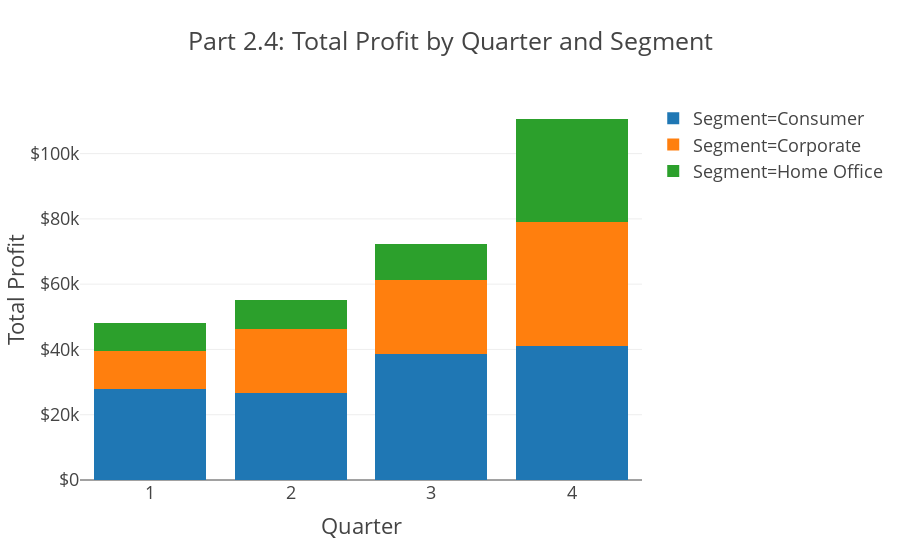

This figure's notebook cell:
### Markdown cell above
<h3>Plot<h3>

### Code cell
fig = px.bar(df_profit_qrt_seg,
            x='order_qrt',
            y='Profit',
            color='Segment',
            template='presentation',
             barmode='stack',
            title='Part 2.4: Total Profit by Quarter and Segment')

fig.update_xaxes(showgrid=False,
                title_text='Quarter',
                dtick=1)

fig.update_yaxes(title_text='Total Profit',
                tick0=0,
                dtick=20000,
                tickformat='$,.1s')

fig.show()

### Figure 1 — Plotly figure (JSON) as saved in the notebook; plotly's stock layout.template omitted (floating-point values rounded to 4 significant figures)
{"data": [{"alignmentgroup": "True", "hoverlabel": {"namelength": 0}, "hovertemplate": "Segment=Consumer<br>order_qrt=%{x}<br>Profit=%{y}", "legendgroup": "Segment=Consumer", "marker": {"color": "#1F77B4"}, "name": "Segment=Consumer", "offsetgroup": "Segment=Consumer", "orientation": "v", "showlegend": true, "textposition": "auto", "type": "bar", "x": [1, 2, 3, 4], "xaxis": "x", "y": [27935, 26516, 38692, 40970], "yaxis": "y"}, {"alignmentgroup": "True", "hoverlabel": {"namelength": 0}, "hovertemplate": "Segment=Corporate<br>order_qrt=%{x}<br>Profit=%{y}", "legendgroup": "Segment=Corporate", "marker": {"color": "#FF7F0E"}, "name": "Segment=Corporate", "offsetgroup": "Segment=Corporate", "orientation": "v", "showlegend": true, "textposition": "auto", "type": "bar", "x": [1, 2, 3, 4], "xaxis": "x", "y": [11705, 19823, 22437, 38000], "yaxis": "y"}, {"alignmentgroup": "True", "hoverlabel": {"namelength": 0}, "hovertemplate": "Segment=Home Office<br>order_qrt=%{x}<br>Profit=%{y}", "legendgroup": "Segment=Home Office", "marker": {"color": "#2CA02C"}, "name": "Segment=Home Office", "offsetgroup": "Segment=Home Office", "orientation": "v", "showlegend": true, "textposition": "auto", "type": "bar", "x": [1, 2, 3, 4], "xaxis": "x", "y": [8386, 8937, 11308, 31638], "yaxis": "y"}], "layout": {"barmode": "stack", "legend": {"tracegroupgap": 0}, "title": {"text": "Part 2.4: Total Profit by Quarter and Segment"}, "xaxis": {"anchor": "y", "domain": [0, 1], "dtick": 1, "showgrid": false, "title": {"text": "Quarter"}}, "yaxis": {"anchor": "x", "domain": [0, 1], "dtick": 20000, "tick0": 0, "tickformat": "$,.1s", "title": {"text": "Total Profit"}}}}
